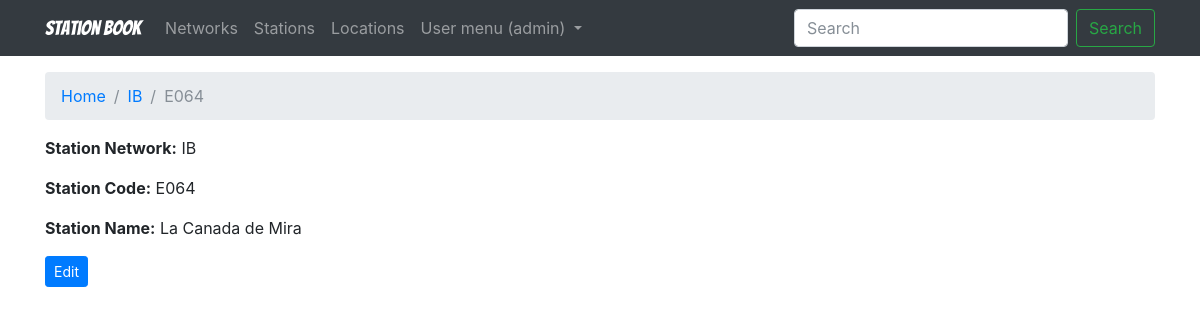
Screenshot of /network/151/station/4165/ (signed in) with the database file from the repository.
### book/models.py (models this page shows, shortened)
class FdsnStation(models.Model):
    fdsnStation_fdsnNetwork = models.ForeignKey(
        FdsnNetwork, related_name='fdsn_stations', on_delete=models.CASCADE, default=None)
    code = models.CharField(max_length=STRING_LENGTH_SHORT)
    site_name = models.CharField(max_length=STRING_LENGTH_SHORT, blank=True)
    latitude = models.DecimalField(max_digits=9, decimal_places=6, blank=True)
    longitude = models.DecimalField(max_digits=9, decimal_places=6, blank=True)
    elevation = models.DecimalField(max_digits=10, decimal_places=6, blank=True)
    restricted_status = models.CharField(max_length=STRING_LENGTH_SHORT, blank=True)
    start_date = models.CharField(max_length=STRING_LENGTH_SHORT, blank=True)
    creation_date = models.CharField(max_length=STRING_LENGTH_SHORT, blank=True)

class FdsnNetwork(models.Model):
    code = models.CharField(max_length=STRING_LENGTH_SHORT, unique=True)
    description = models.CharField(max_length=STRING_LENGTH_SHORT, blank=True)
    start_date = models.CharField(max_length=STRING_LENGTH_SHORT, blank=True)
    restricted_status = models.CharField(max_length=STRING_LENGTH_SHORT, blank=True)

### book/views.py (the view)
@method_decorator(login_required, name='dispatch')
class StationDetailsListView(ListView):
    model = FdsnStation
    context_object_name = 'station'
    template_name = 'station_details.html'
    def get_queryset(self):
        try:
            queryset = FdsnStation.objects.get(pk=self.kwargs.get('station_pk'))
        except FdsnStation.DoesNotExist:
            raise Http404("Station does not exist!")
        return queryset

### templates/station_details.html (shortened to what this page needs)
{% extends 'base.html' %}
{% load static %}
{% block breadcrumb %}
<li class="breadcrumb-item"><a href="{% url 'home' %}">Home</a></li>
<li class="breadcrumb-item"><a href="{% url 'network_details' station.fdsnStation_fdsnNetwork.pk %}">{{ station.fdsnStation_fdsnNetwork.code }}</a></li>
<li class="breadcrumb-item active">{{ station.code }}</li>
{% endblock %}
{% block content %}
<p><b>Station Network:</b> {{ station.fdsnStation_fdsnNetwork.code }}</p>
<p><b>Station Code:</b> {{ station.code }}</p>
<p><b>Station Name:</b> {{ station.site_name }}</p>
<div class="mt-3">
    <a href="{% url 'station_edit' station.fdsnStation_fdsnNetwork.pk station.pk %}"
    class="btn btn-primary btn-sm"
    role="button">Edit</a>
</div>
{% endblock %}

### templates/base.html (shortened to what this page needs)
{% load static %}
<!DOCTYPE html>
<html>
<head>
  <link rel="stylesheet" href="{% static 'css/bootstrap.min.css' %}">
  <link rel="stylesheet" href="{% static 'css/app.css' %}">
</head>
<body>
  {% block body %}
  <nav class="navbar navbar-expand-sm navbar-dark bg-dark">
    <div class="container">
      <a class="navbar-brand" href="{% url 'home' %}">Station Book</a>
      <div class="collapse navbar-collapse" id="mainMenu">
        {% if user.is_authenticated %}
        <ul class="navbar-nav mr-auto">
          <li class="nav-item">
            <a class="nav-link" href="{% url 'networks' %}">Networks</a>
          </li>
          <li class="nav-item">
            <a class="nav-link" href="{% url 'stations' %}">Stations</a>
          </li>
          <li class="nav-item">
            <a class="nav-link" href="{% url 'locations' %}">Locations</a>
          </li>
          <li class="nav-item dropdown">
            <a class="nav-link dropdown-toggle" href="#" id="userMenu" data-toggle="dropdown" aria-haspopup="true" aria-expanded="false">
              User menu ({{ user.username }})
            </a>
          </li>
        </ul>
        {% endif %}
        <ul class="navbar-nav ml-auto">
          <form class="form-inline my-2 my-lg-0">
            <input class="form-control mr-sm-2" type="text" placeholder="Search" aria-label="Search">
            <button class="btn btn-outline-success my-2 my-sm-0" type="submit">Search</button>
          </form>
        </ul>
      </div>
    </div>
  </nav>
  <div class="container">
    <ol class="breadcrumb my-3">
      {% block breadcrumb %}
      {% endblock %}
    </ol>
    {% block content %}
    {% endblock %}
  </div>
  {% endblock body %}
</body>
</html>

### static/css/app.css (style rules this page uses)
.navbar-brand { font-family: 'Bangers'; }

### rows the page displays
FdsnStation: fdsnStation_fdsnNetwork.code "IB", code "E064", site_name "La Canada de Mira"

### other values shown
{{ user.username }} "admin"
